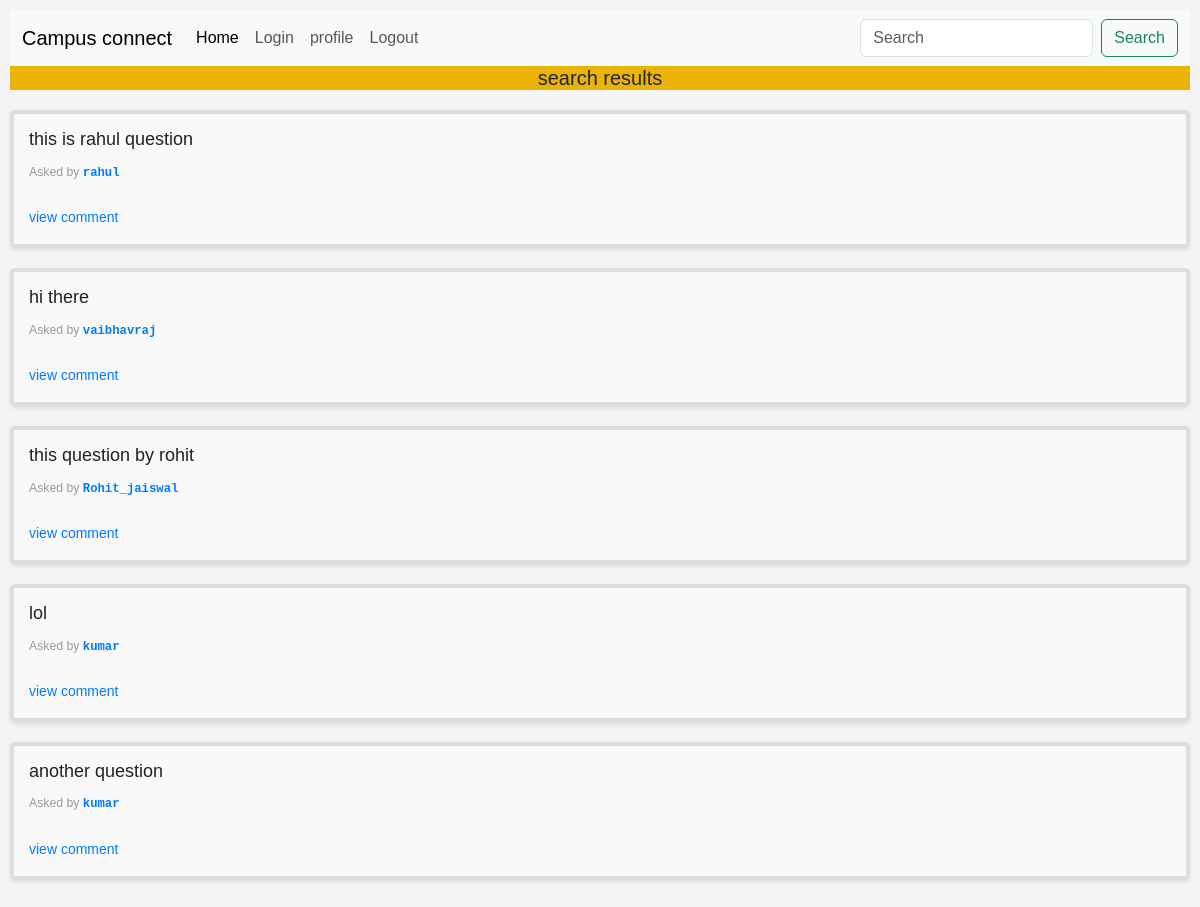
/search/, run on an earlier commit of the app's database.
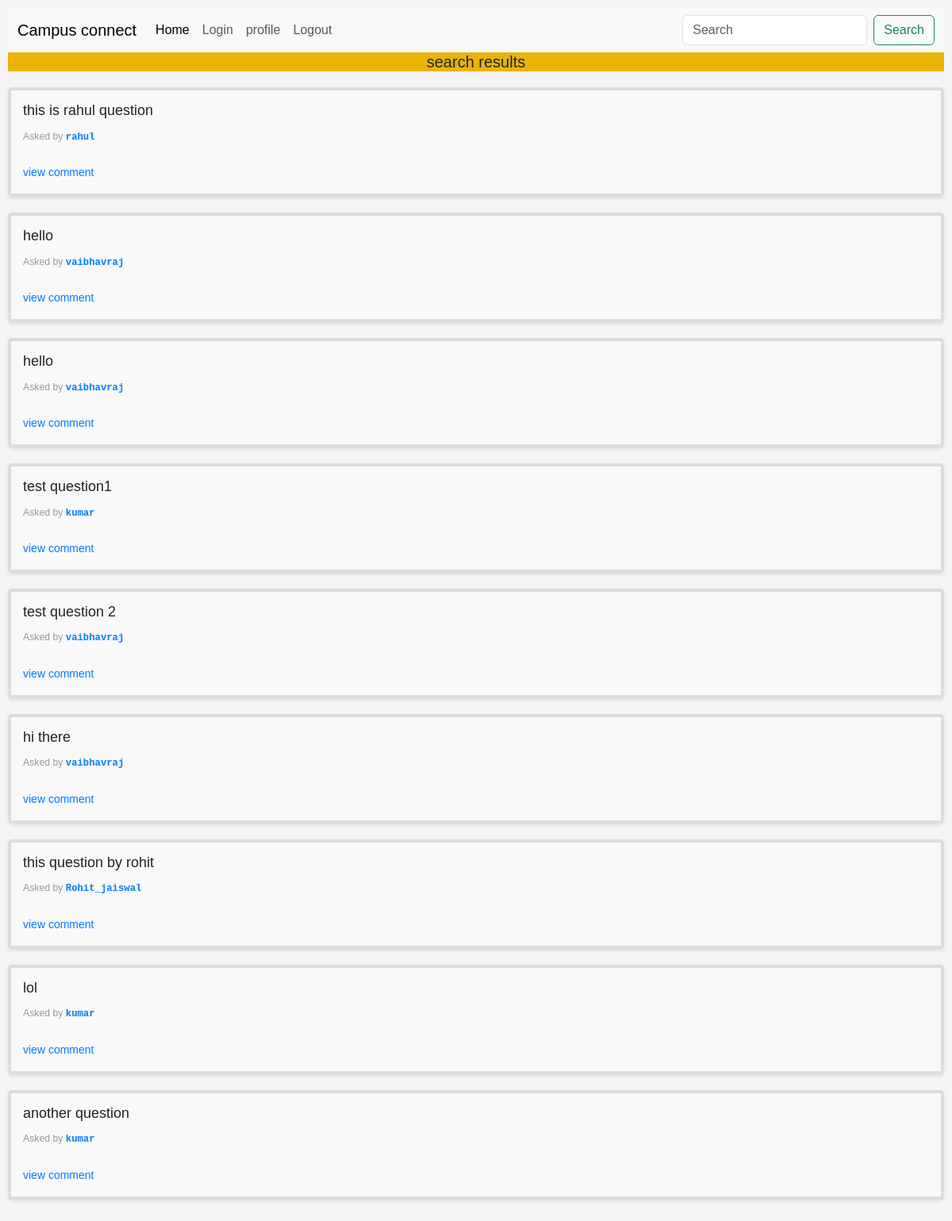
And on a later commit of the database.
### student/models.py (models this page shows, shortened)
class questions(models.Model):
    user = models.ForeignKey(User,on_delete=models.CASCADE)
    question_text = models.TextField(max_length=240)
    created_on = models.DateField(auto_now_add=True)

### student/views.py (the view)
# urls.py: path('search/',views.search,name='seach'),
def search(request):
    query = request.GET.get('query')
    if query:
        results = questions.objects.filter(
            Q(question_text__icontains=query) |
            Q(user__username__icontains=query)
        ).order_by('-created_on')
    else:
        results = questions.objects.all().order_by('-created_on')
    return render(request, 'search.html', {'results': results, 'query': query})

### student/templates/search.html (shortened to what this page needs)
{% extends "base.html" %} {% block content%}
<!DOCTYPE html>
<html lang="en">
  <head>
  </head>
  <body>
    <h3 id="questions-title">search results</h3>
    {% for question in results %}
    <div class="question-container">
      <h5>{{ question.question_text }}</h5>
      <p class="question-info">
        <small>
          Asked by <span class="username"> {{ question.user.username }} </span>
        </small>
      </p>
      <a id="question-link" href="{% url 'question_detail' question.id %}"
        >view comment</a
      >
    </div>
    {% endfor %}
  </body>
</html>
{%endblock%}

What changed in the data, as far as the page shows it:
added questions: question_text "hello", user.username "vaibhavraj"
added questions: question_text "hello", user.username "vaibhavraj"
added questions: question_text "test question1", user.username "kumar"
added questions: question_text "test question 2", user.username "vaibhavraj"
